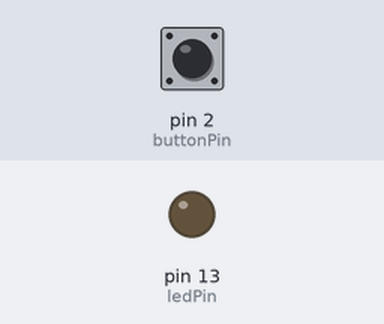
Bench run of a sketch on a simulated Arduino Uno, built with avr-gcc and run on an emulated ATmega328P. Parts: output pins drawn as LEDs (lit = HIGH). Inputs (shaded band) come from the test bench; at power-on: pin 2 (buttonPin) LOW.

Above: at 1.2 s.
1.3 s: pin 2 (buttonPin) pulled HIGH for 0.15 s
At 2.2 s:
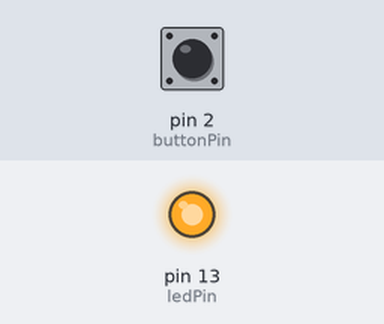
2.9 s: pin 2 (buttonPin) pulled HIGH for 1 s
At 4.6 s:
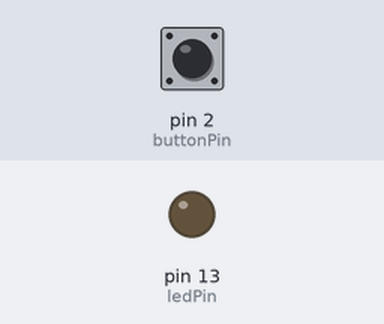
5.4 s: pin 2 (buttonPin) pulled HIGH for 3.2 s
At 9.4 s:
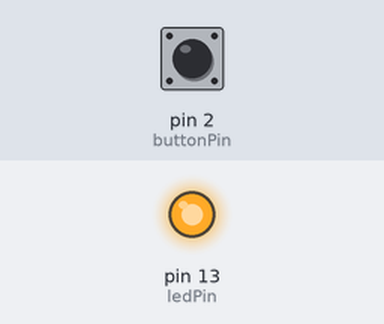
Timing chart, 0 to 10.9 s (numbered marks = the images above; inputs shaded):
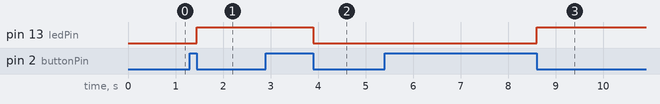

Measured:
- after the input at 1.3 s, pin 13 (ledPin): LOW → HIGH after 0.15 s
- after the input at 2.9 s, pin 13 (ledPin): HIGH → LOW after 1.0 s
- after the input at 5.4 s, pin 13 (ledPin): LOW → HIGH after 3.2 s

The sketch:

MyButtonSwitch.ino
```cpp
/*
 * Button switch
 * Press the button to switch the state of a LED (off->on->off)
 *
 * Circuit:
 * +5V --------------------------------->
 *                     |
 *                     |   |
 *                     Button
 *      LED-------     |   |
 *       |       |         |
 *     220ohm    |   |---10Kohm
 *       |       |   |     |
 *      13       |   |     2
 *       |      GROUND     |
 * --------------------------------------
 * |                                    |
 * |         ARDUINO UNO R3             |
 */

 const int buttonPin = 2;
 const int ledPin = 13;

 int buttonState = 0;
 bool ledOn = false;
 bool buttonStateChanged = false;

void setup() {
  pinMode(ledPin, OUTPUT);
  pinMode(buttonPin, INPUT);

}

void loop() {
  buttonState = digitalRead(buttonPin);

  if (buttonState == HIGH) {
    buttonStateChanged = true;
  }

  if (buttonState == LOW && buttonStateChanged) {
    ledOn = !ledOn;
    buttonStateChanged = false;
  }

  if (ledOn) {
    digitalWrite(ledPin, HIGH);
  }
  else {
    digitalWrite(ledPin, LOW);
  }
}
```
